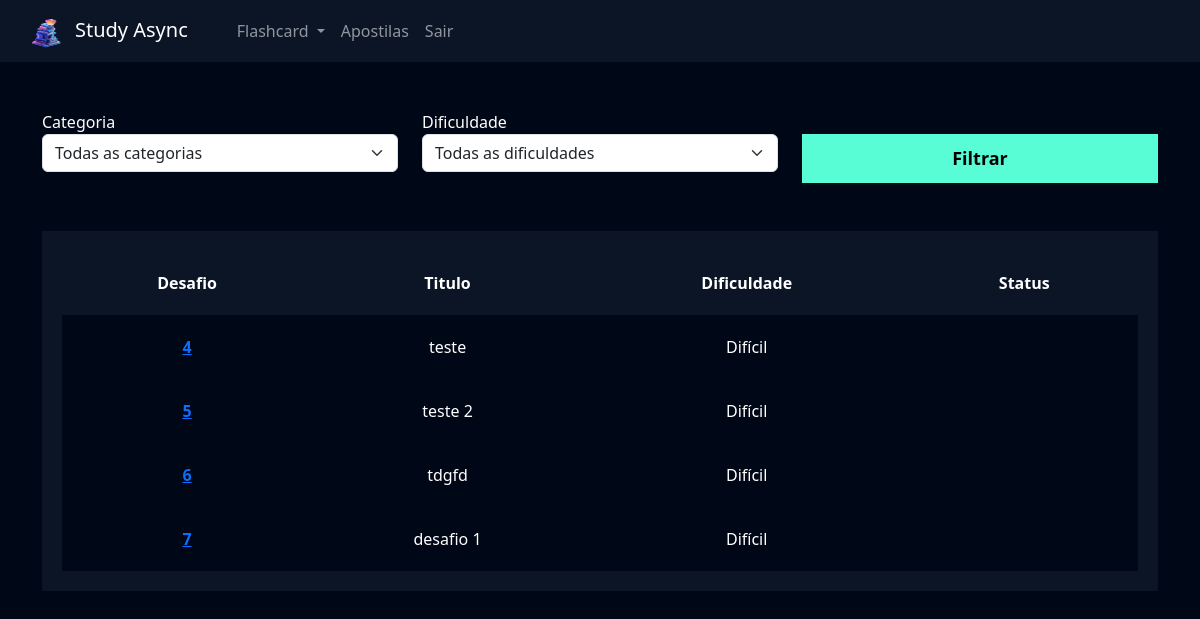
Before: /flashcard/listar_desafio/ (signed in) with the older database file.
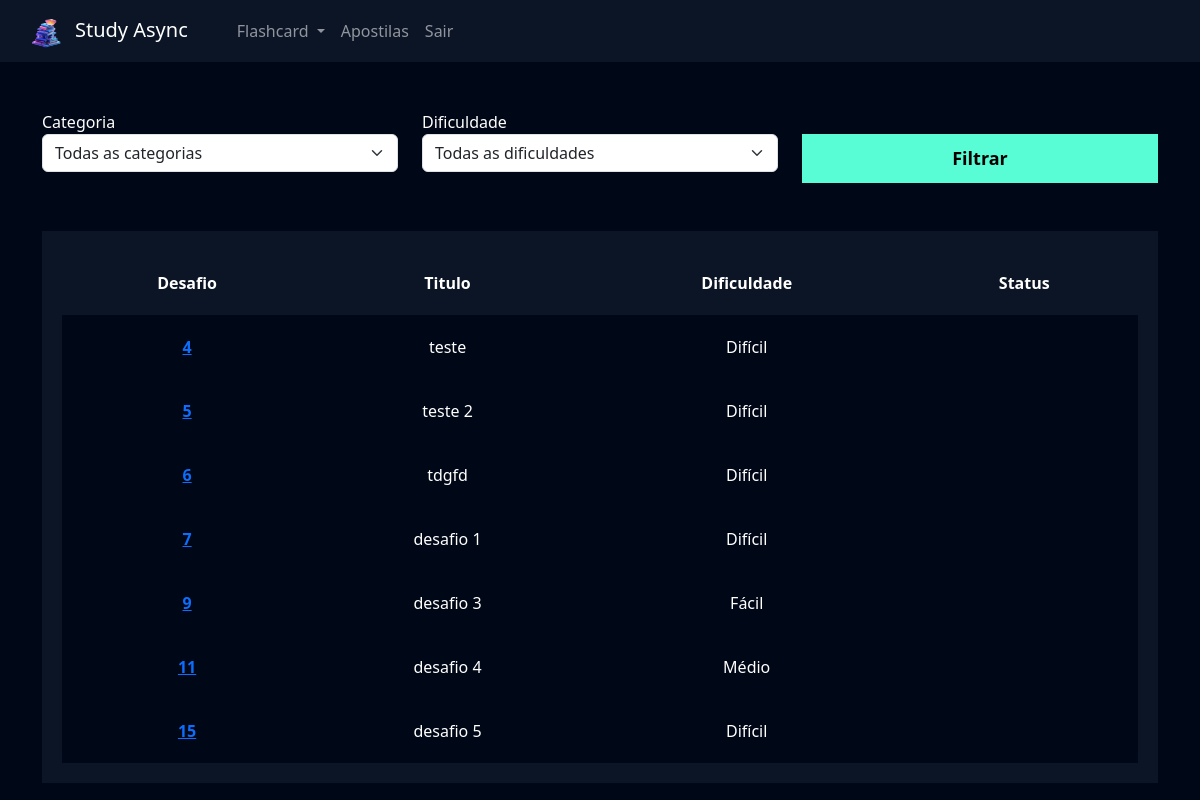
After: the same page with the newer database file.
### flashcard/models.py (models this page shows, shortened)
class Desafio(models.Model):
    user = models.ForeignKey(User, on_delete=models.DO_NOTHING)
    titulo = models.CharField(max_length=100)
    categoria = models.ManyToManyField(Categoria)
    quantidade_perguntas = models.IntegerField()
    dificuldade = models.CharField(
        max_length=1, choices=Flashcard.DIFICULDADE_CHOICES
    )
    flashcards = models.ManyToManyField(FlashcardDesafio)

### flashcard/views.py (the view)
# urls.py: path('listar_desafio/', views.listar_desafio, name='listar_desafio'),
def listar_desafio(request):
    if not request.user.is_authenticated:
            return redirect('/usuarios/logar')
    if request.method == 'GET':
        desafios = Desafio.objects.filter(user=request.user)
        categorias = Categoria.objects.all()
        dificuldades = Flashcard.DIFICULDADE_CHOICES
        flashcards = Flashcard.objects.filter(user=request.user)
        categoria_filtrar = request.GET.get('categoria')
        dificuldade_filtrar = request.GET.get('dificuldade')
        return render(request, 'listar_desafio.html', {'desafios': desafios, 'categorias': categorias, 'dificuldades': dificuldades})

### flashcard/models.py (called while the page is built)
    def __str__(self):
        return self.nome

### flashcard/templates/listar_desafio.html (shortened to what this page needs)
{% extends "base.html" %}
{% load static %}
{% block 'cabecalho' %}
    <link href="{% static 'usuarios/css/cadastro.css' %}" rel="stylesheet">
    <link href="{% static 'flashcard/css/novo_flashcard.css' %}" rel="stylesheet">
    <link href="{% static 'flashcard/css/iniciar_desafio.css' %}" rel="stylesheet">
    <link href="{% static 'flashcard/css/desafio.css' %}" rel="stylesheet">
    <link href='https://unpkg.com/boxicons@2.1.4/css/boxicons.min.css' rel='stylesheet'>
{% endblock 'cabecalho' %}
{% block 'conteudo' %}
    {% include "partials/header.html" %}
    <div class="container">
        <br>
        <br>
        <div class="row">
            <form action="{% url 'listar_desafio' %}" method="GET">
                <div class="row">
                    <div class="col-md">
                        <label for="">Categoria</label>
                        <select name="categoria" id="" class="form-select">
                            <option value="">Todas as categorias</option>
                        </select>
                    </div>
                    <div class="col-md">
                        <label for="">Dificuldade</label>
                        <select name="dificuldade" id="" class="form-select">
                            <option value="">Todas as dificuldades</option>
                        </select>
                    </div>
                    <div class="col-md">
                        <br>
                        <input type="submit" style="width: 100%" value="Filtrar" class="btn-cadastro">
                    </div>
        </div>
        <br>
        <br>
        <div class="box-listar">
            <table>
                <thead>
                  <tr>
                    <th scope="col">Desafio</th>
                    <th scope="col">Titulo</th>
                    <th scope="col">Dificuldade</th>
                    <th scope="col">Status</th>
                  </tr>
                </thead>
                <tbody>
                    {% for desafio in desafios %}
                        <tr class="linha">
                            <th><a href="{% url 'desafio' desafio.id %}">{{desafio.id}}</a></th>
                            <td>{{desafio.titulo}}</td>
                            <td>{{desafio.get_dificuldade_display}}</td>
                            <td>{{desafio.status}}</td>
                        </tr>
                  {% endfor %}
                </tbody>
              </table>
        </div>
    </div>
{% endblock 'conteudo' %}

### templates/base.html (shortened to what this page needs)
{% load static %}
<!doctype html>
<html lang="pt-br">
  <head>
    <link href="https://cdn.jsdelivr.net/npm/bootstrap@5.3.2/dist/css/bootstrap.min.css" rel="stylesheet">
    <link href="{% static 'geral/css/base.css' %}" rel="stylesheet">
    {% block 'cabecalho' %} {% endblock %}
  </head>
  <body>
    {% block 'conteudo' %}{% endblock %}
  </body>
</html>

### templates/partials/header.html (shortened to what this page needs)
<nav style="background-color: var(--main-color)" class="navbar navbar-expand-lg navbar-dark">
    <a class="navbar-brand" href="#"><img src="/static/geral/img/logo.png" class="img">Study Async</a>
    <div class="collapse navbar-collapse" id="navbarNav">
      <ul class="navbar-nav">
        <li class="nav-item dropdown">
          <a class="nav-link dropdown-toggle" href="#" id="navbarDropdown" role="button" data-bs-toggle="dropdown" aria-expanded="false">
            Flashcard
          </a>
        </li>
        <li class="nav-item">
          <a class="nav-link" href="{% url 'adicionar_apostilas' %}">Apostilas</a>
        </li>
      </ul>
      <ul class="navbar-nav">
        <li class="nav-item">
          <a class="nav-link" id="logout" href="{% url 'logout' %}">Sair</a>
        </li>
      </ul>
    </div>
  </nav>

### templates/static/geral/css/base.css (style rules this page uses)
:root { --main-color: #0b1526; --dark-color: #000716; --secondary-dark-color: rgb(15, 2, 26); --light-color: #00c1f3; --contrast-color: #f4c96b; --differential-color: #58fcd5; }
body { background-color: var(--dark-color) !important; color: white !important; }

### templates/static/usuarios/css/cadastro.css (style rules this page uses)
* { margin: 0; padding: 0; }
.btn-cadastro { padding: 10px; background-color: #58fcd5; border: none; border: 1px solid #58fcd5; font-size: 18px; font-weight: bold; padding-left: 25px; padding-right: 25px; }

### templates/static/flashcard/css/desafio.css (style rules this page uses)
.box-listar { background-color: #0b1526; padding: 20px; }
table { width: 100%; padding: 20px; text-align: center; }
.linha { height: 40px; background-color: var(--dark-color); padding: 20px; }
td, th { padding: 20px; }
tr { background-color: var(--main-color); }

### templates/partials/header.html (style rules this page uses)
.img { width: 50px; padding-right: 8px; }
.navbar-brand { padding: 0px 25px 0px 25px; }

Changed rows visible on the page:
added Desafio: id "9", titulo "desafio 3", dificuldade "Fácil"
added Desafio: id "11", titulo "desafio 4", dificuldade "Médio"
added Desafio: id "15", titulo "desafio 5", dificuldade "Difícil"
